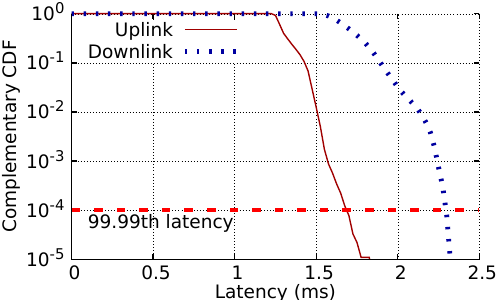

This figure's gnuplot source:
set terminal pdfcairo size 5, 3
set size 1, 1
set lmargin 10
set output 'fig_cdf_latency.pdf'
set style line 1 \
	linecolor rgb '#a00000' \
	linetype 1 linewidth 2
set style line 2 \
	linecolor rgb '#00a000' \
	linetype 2 linewidth 2
set style line 3 \
	linecolor rgb '#0000a0' \
	linetype 3 linewidth 2
set style line 4 \
	linecolor rgb '#a0a000' \
	linetype 4 linewidth 2
set style line 5 \
	linecolor rgb '#a000a0' \
	linetype 5 linewidth 2
set style line 6 \
	linecolor rgb '#00a0a0' \
	linetype 6 linewidth 2
set xr [0: 2.5]
set yr [-1:1.1]
set xtics font ', 20'
set ytics font ', 20'
set xlabel 'Latency (ms)' font 'Times-Roman,20'
set ylabel 'Complementary CDF' font 'Times-Roman,20' offset -3, 0, 0
set key top left font 'Times-Roman,20'
set grid xtics ytics mxtics mytics
set mxtics 1
set mytics 1
set logscale y
set format y "10^{%T}"
set yrange [ 0.00001 : 1.0 ]
set ytics nolog
set style line 501 lt 1 lc rgb "#000000" lw 2
set border 3 ls 501
set label "99.99th latency" at 0.1, 0.00006 font 'Times-Roman,20'
# plot 'fig_cdf_latency.txt' using ($1/1.):($2/1.) title '64×8' with lines linestyle 1 dt 1, \
# 	'fig_cdf_latency.txt' using ($1/1.):($4/1.) title '64×16' with lines linestyle 2 dt 2, \
#     'fig_cdf_latency.txt' using ($1/1.):($6/1.) title '64×32' with lines linestyle 3 dt 3 lw 7, \
# 	'fig_cdf_latency.txt' using ($1/1.):($8/1.) title '128×16' with lines linestyle 4 dt 4, \
# 	'fig_cdf_latency.txt' using ($1/1.):($10/1.) title '128×32' with lines linestyle 5 dt 5, \
# 	'fig_cdf_latency.txt' using ($1/1.):($12/1.) title '150×32' with lines linestyle 6 dashtype '- ._. -', \
# 	0.0001 notitle dashtype 17 lw 5
plot 'fig_cdf_latency.txt' using ($1/1.):($12/1.) title 'Uplink' with lines linestyle 1 dt 1, \
	'fig_cdf_latency.txt' using ($1/1.):($14/1.) title 'Downlink' with lines linestyle 3 dt 3 lw 7, \
	0.0001 notitle dashtype 17 lw 5 linecolor "red"